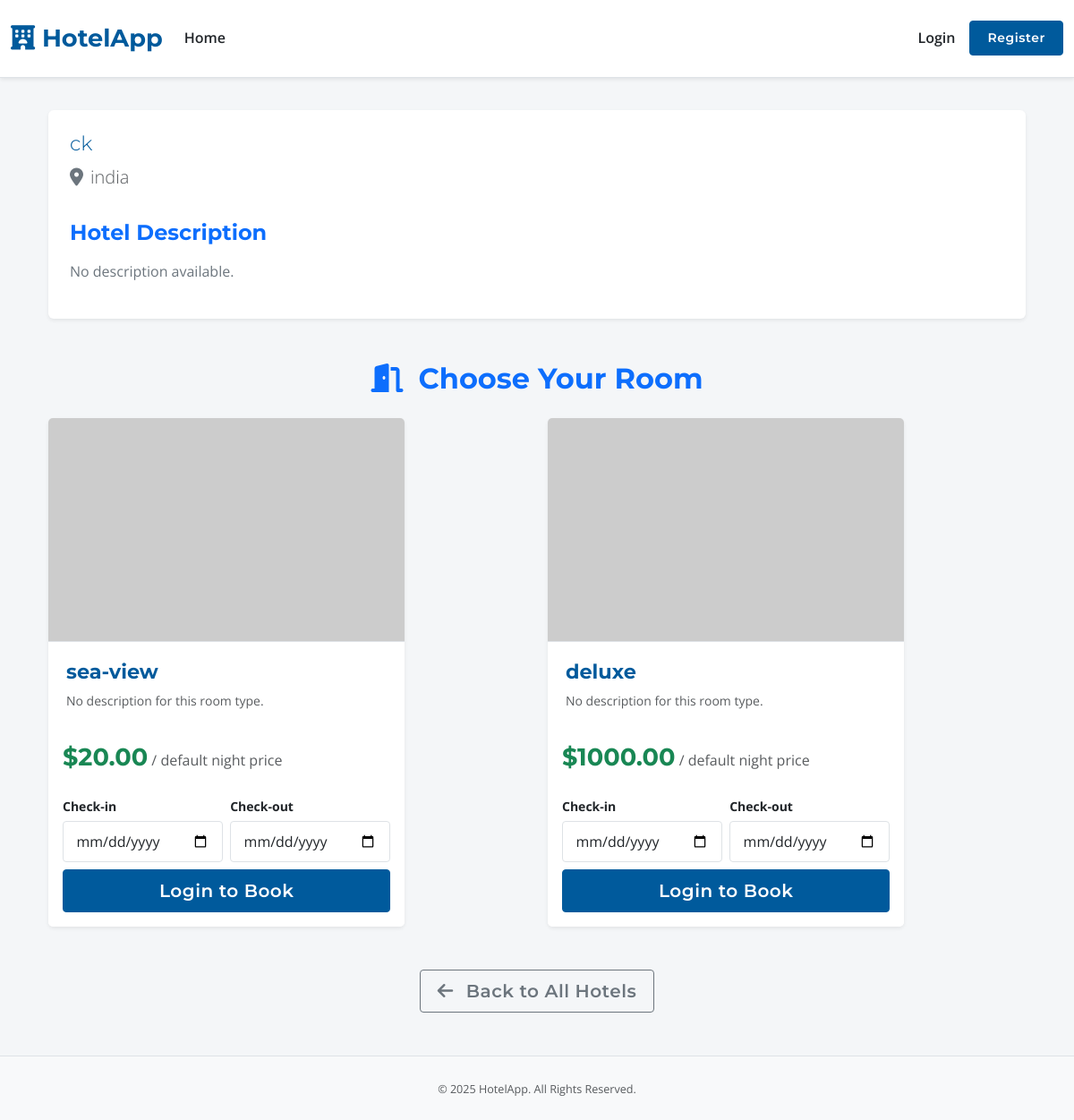
The page /hotel/1 on the database as committed earlier.
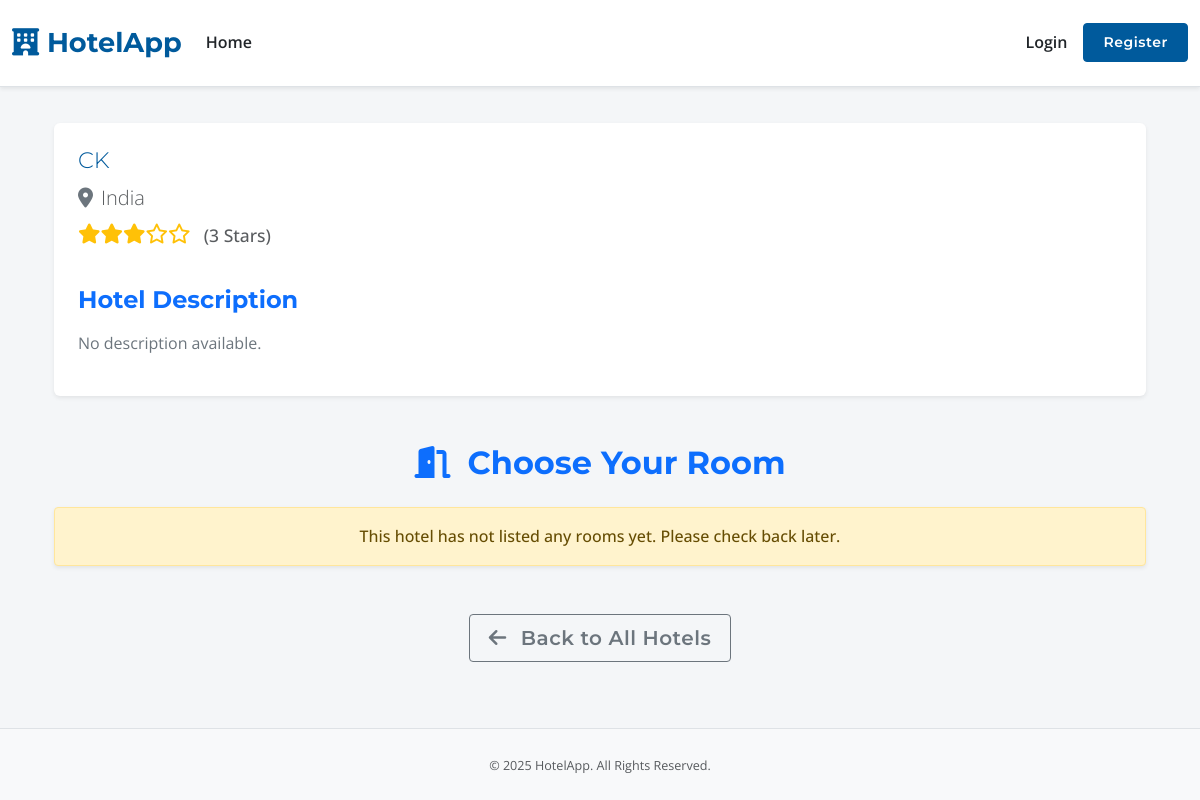
The same page on the database as committed later.
### app.py (models this page shows, shortened)
class Hotel(db.Model):
    id = db.Column(db.Integer, primary_key=True)
    name = db.Column(db.String(100), nullable=False)
    location = db.Column(db.String(200), nullable=False)
    description = db.Column(db.Text, nullable=True)
    price_per_night = db.Column(db.Float, nullable=True)
    image_url = db.Column(db.String(255), nullable=True, default='https://via.placeholder.com/800x500.png?text=Main+Hotel+Image')
    owner_id = db.Column(db.Integer, db.ForeignKey('user.id'), nullable=False)
    is_approved = db.Column(db.Boolean, default=False, nullable=False)
    star_rating = db.Column(db.Integer, nullable=True)
    amenities = db.Column(db.String(300), nullable=True)
    latitude = db.Column(db.Float, nullable=True)
    longitude = db.Column(db.Float, nullable=True)
    gallery_images = db.relationship('HotelImage', backref='hotel_ref', lazy='dynamic', cascade="all, delete-orphan")
    bookings = db.relationship('Booking', backref='hotel', lazy=True, foreign_keys='Booking.hotel_id', cascade="all, delete-orphan")
    wishlisted_by_users = db.relationship('Wishlist', backref='hotel', lazy='dynamic', cascade='all, delete-orphan')
    room_types = db.relationship('RoomType', backref='hotel', lazy='dynamic', cascade="all, delete-orphan")

class RoomType(db.Model):
    id = db.Column(db.Integer, primary_key=True)
    hotel_id = db.Column(db.Integer, db.ForeignKey('hotel.id', ondelete='CASCADE'), nullable=False)
    name = db.Column(db.String(100), nullable=False)
    description = db.Column(db.Text, nullable=True)
    price_per_night = db.Column(db.Float, nullable=False)
    number_of_rooms = db.Column(db.Integer, nullable=False, default=1)
    amenities = db.Column(db.String(300), nullable=True)
    main_image_url = db.Column(db.String(255), nullable=True, default='https://via.placeholder.com/800x500.png?text=Room+Image')
    gallery_images = db.relationship('RoomImage', backref='room_type_ref', lazy='dynamic', cascade="all, delete-orphan")
    bookings = db.relationship('Booking', backref='room_type', lazy='dynamic', cascade="all, delete-orphan")
    availabilities = db.relationship('Availability', backref='room_type_ref', lazy='dynamic', cascade="all, delete-orphan")

### app.py (the view)
@app.route('/hotel/<int:hotel_id>')
def hotel_detail(hotel_id):
    hotel = Hotel.query.get_or_404(hotel_id)
    if not hotel.is_approved and (not current_user.is_authenticated or (current_user.role != 'admin' and current_user.id != hotel.owner_id)):
        flash("This hotel is not yet approved or does not exist.", "warning")
        return redirect(url_for('index'))
    room_types = hotel.room_types.order_by(RoomType.price_per_night.asc()).all()
    return render_template('hotel_detail.html', hotel=hotel, room_types=room_types, today=date.today().isoformat())

### app.py (called while the page is built)
@app.context_processor
def utility_processor():
    def is_hotel_in_wishlist(hotel_id):
        if current_user.is_authenticated:
            return Wishlist.query.filter_by(user_id=current_user.id, hotel_id=hotel_id).first() is not None
        return False
    return dict(is_hotel_in_wishlist=is_hotel_in_wishlist)

### templates/hotel_detail.html (shortened to what this page needs)
{% extends "base.html" %}
{% block content %}
<div class="container mt-4 mb-5">
    <div class="card shadow-sm border-0 mb-5">
        <div class="card-body p-4">
            <div class="d-flex justify-content-between align-items-start">
                <div>
                    <h1 class="card-title display-5 mb-2">{{ hotel.name }}</h1>
                    <p class="lead text-muted mb-2"><i class="fas fa-map-marker-alt text-secondary me-2"></i>{{ hotel.location }}</p>
                    {% if hotel.star_rating %}
                        <p class="mb-3 h5 text-warning">
                            {% for i in range(hotel.star_rating) %}<i class="fas fa-star"></i>{% endfor %}{% for i in range(5 - hotel.star_rating) %}<i class="far fa-star"></i>{% endfor %}
                            <span class="ms-2 text-muted small align-middle"> ({{ hotel.star_rating }} Star{{ 's' if hotel.star_rating > 1 }})</span>
                        </p>
                    {% endif %}
                </div>
            </div>
            <h4 class="mt-4 mb-3 text-primary">Hotel Description</h4>
            <p class="text-secondary preserve-newlines">{{ hotel.description if hotel.description else "No description available." }}</p>
        </div>
    </div>
    <h2 class="text-center mb-4 text-primary"><i class="fas fa-door-open me-2"></i> Choose Your Room</h2>
    {% if room_types %}
        <div class="row row-cols-1 row-cols-lg-2 g-4">
            {% for room in room_types %}
            <div class="col d-flex align-items-stretch">
                <div class="card h-100 shadow-sm border-0">
                    <img src="{{ room.main_image_url or 'https://via.placeholder.com/800x500.png?text=No+Room+Image' }}" class="card-img-top" alt="{{ room.name }}" style="height: 250px; object-fit: cover;">
                    <div class="card-body">
                        <h4 class="card-title">{{ room.name }}</h4>
                        <p class="card-text text-muted small">{{ room.description or 'No description for this room type.'}}</p>
                    </div>
                    <div class="card-footer bg-white border-top-0 p-3">
                        <div class="mb-3">
                            <h3 class="text-success d-inline-block">${{ "%.2f"|format(room.price_per_night) }}</h3> <small class="text-muted fs-6">/ default night price</small>
                        </div>
                        <form method="POST" action="{{ url_for('book_room', room_type_id=room.id) }}" class="booking-form" data-room-id="{{ room.id }}">
                            <div class="row g-2">
                                <div class="col-sm-6">
                                    <label for="check_in_date_{{room.id}}" class="form-label small fw-bold">Check-in</label>
                                    <input type="date" class="form-control check-in-date" id="check_in_date_{{room.id}}" name="check_in_date" min="{{ today }}" required>
                                </div>
                                <div class="col-sm-6">
                                    <label for="check_out_date_{{room.id}}" class="form-label small fw-bold">Check-out</label>
                                    <input type="date" class="form-control check-out-date" id="check_out_date_{{room.id}}" name="check_out_date" min="{{ today }}" required>
                                </div>
                            </div>
                            <div class="d-grid mt-2">
                                {% if current_user.is_authenticated %}
                                    <button type="submit" class="btn btn-primary btn-lg"><i class="fas fa-calendar-check me-2"></i> Book This Room</button>
                                {% else %}
                                     <a href="{{ url_for('login', next=request.url) }}" class="btn btn-primary btn-lg">Login to Book</a>
                                {% endif %}
                            </div>
                        </form>
                    </div>
                </div>
            </div>
            {% endfor %}
        </div>
    {% else %}
        <div class="alert alert-warning text-center shadow-sm">This hotel has not listed any rooms yet. Please check back later.</div>
    {% endif %}
    <div class="mt-5 text-center"><a href="{{ url_for('index') }}" class="btn btn-outline-secondary btn-lg"><i class="fas fa-arrow-left me-2"></i> Back to All Hotels</a></div>
</div>
{% endblock %}

### templates/base.html (shortened to what this page needs)
<!DOCTYPE html>
<html lang="en">
<head>
    <link href="https://cdn.jsdelivr.net/npm/bootstrap@5.3.2/dist/css/bootstrap.min.css" rel="stylesheet">
    <link rel="stylesheet" href="https://cdnjs.cloudflare.com/ajax/libs/font-awesome/6.4.2/css/all.min.css" />
    <link rel="stylesheet" href="https://unpkg.com/leaflet@1.9.4/dist/leaflet.css"/>
    <link rel="stylesheet" href="{{ url_for('static', filename='style.css') }}">
</head>
<body class="d-flex flex-column min-vh-100">
    <nav class="navbar navbar-expand-lg navbar-light bg-white fixed-top border-bottom shadow-sm py-3">
        <div class="container-fluid">
            <a class="navbar-brand" href="{{ url_for('index') }}" style="font-family: 'Montserrat', sans-serif; font-weight: 700; color: var(--primary-color, #005A9C); font-size: 1.6rem;">
                <i class="fas fa-hotel"></i> HotelApp
            </a>
            <div class="collapse navbar-collapse" id="navbarNav">
                <ul class="navbar-nav me-auto mb-2 mb-lg-0">
                    <li class="nav-item">
                        <a class="nav-link {% if request.endpoint == 'index' %}active fw-bold{% endif %}" href="{{ url_for('index') }}">Home</a>
                    </li>
                </ul>
                <ul class="navbar-nav ms-auto mb-2 mb-lg-0 align-items-center">
                    {% if current_user.is_authenticated %}
                        <li class="nav-item dropdown">
                            <a class="nav-link dropdown-toggle" href="#" id="navbarUserDropdown" role="button" data-bs-toggle="dropdown" aria-expanded="false">
                                <i class="fas fa-user-circle me-1"></i> {{ current_user.username }}
                                <span class="badge rounded-pill bg-secondary ms-1">{{ current_user.role|capitalize }}</span>
                            </a>
                            <ul class="dropdown-menu dropdown-menu-end shadow-lg border-0" aria-labelledby="navbarUserDropdown">
                                <li><a class="dropdown-item {% if request.endpoint == 'profile' %}active{% endif %}" href="{{ url_for('profile') }}"><i class="fas fa-user-edit me-2"></i> My Profile</a></li>
                                <li><hr class="dropdown-divider"></li>
                                <li><a class="dropdown-item text-danger" href="{{ url_for('logout') }}"><i class="fas fa-sign-out-alt me-2"></i> Logout</a></li>
                            </ul>
                        </li>
                    {% else %}
                        <li class="nav-item"><a class="nav-link {% if request.endpoint == 'login' %}active fw-bold{% endif %}" href="{{ url_for('login') }}">Login</a></li>
                        <li class="nav-item"><a class="btn btn-primary btn-sm ms-2" href="{{ url_for('register') }}">Register</a></li>
                    {% endif %}
                </ul>
            </div>
        </div>
    </nav>
    <main class="container-fluid mt-4 flex-grow-1">
        <div class="container">
            {% block content %}{% endblock %}
        </div>
    </main>
    <footer class="py-4 mt-auto bg-light text-center text-muted border-top">
        <div class="container"><small>© <span id="currentYear"></span> HotelApp. All Rights Reserved.</small></div>
    </footer>
</body>
</html>

### static/style.css (style rules this page uses)
:root { --primary-color: #005A9C; --secondary-color: #FFA500; --light-bg: #f8f9fa; --dark-text: #212529; --medium-text: #6c757d; --border-color: #dee2e6; --card-shadow: 0 2px 8px rgba(0, 0, 0, 0.075); --card-hover-shadow: 0 6px 15px rgba(0, 0, 0, 0.12); }
body { font-family: 'Open Sans', sans-serif; color: var(--dark-text); background-color: #f4f6f8; padding-top: 75px; line-height: 1.6; display: flex; flex-direction: column; min-height: 100vh; }
.container, .container-fluid { flex-grow: 1; }
h1, h2, h3, h4, h5, h6 { font-family: 'Montserrat', sans-serif; font-weight: 700; color: var(--primary-color); }
h1 { font-size: 2.4rem; margin-bottom: 1rem; }
h2 { font-size: 2rem; margin-bottom: 0.8rem; }
a { color: var(--primary-color); text-decoration: none; transition: color 0.2s ease-in-out; }
.navbar { background-color: #ffffff !important; border-bottom: 1px solid var(--border-color); box-shadow: 0 2px 4px rgba(0,0,0,0.04); padding-top: 0.7rem; padding-bottom: 0.7rem; }
.navbar-brand { font-size: 1.7rem !important; }
.navbar-nav .nav-link { color: var(--dark-text) !important; font-weight: 600; padding: 0.5rem 1rem; }
.btn { font-family: 'Montserrat', sans-serif; font-weight: 600; padding: 0.5rem 1.2rem; border-radius: 0.25rem; transition: all 0.2s ease-in-out; letter-spacing: 0.5px; }
.btn-primary { background-color: var(--primary-color); border-color: var(--primary-color); }
.card { border: 1px solid var(--border-color); border-radius: 0.375rem; box-shadow: var(--card-shadow); transition: box-shadow 0.25s ease-in-out, transform 0.25s ease-in-out; background-color: #fff; }
.card-body { padding: 1.25rem; }
.card-title { font-size: 1.4rem; color: var(--primary-color); margin-bottom: 0.5rem; }
.alert { border-radius: 0.25rem; font-weight: 500; box-shadow: 0 2px 5px rgba(0,0,0,0.05); }
.preserve-newlines { white-space: pre-wrap; }
footer { background-color: #e9ecef; padding: 1.5rem 0; font-size: 0.9em; color: var(--medium-text); }

### templates/base.html (style rules this page uses)
body { padding-top: 75px; }

Rows that differ between the two databases and show on the page:
removed RoomType: name "sea-view", description "No description for this room type.", price_per_night "20.00"
removed RoomType: name "deluxe", description "No description for this room type.", price_per_night "1000.00"
changed Hotel "No description available.": name "ck" → "CK"; location "india" → "India"; star_rating (not shown) → "3"; star_rating (not shown) → "s"
Other text that changed with them:
text now shown: "( Star ) This hotel has not listed any rooms yet. Please check back later."
